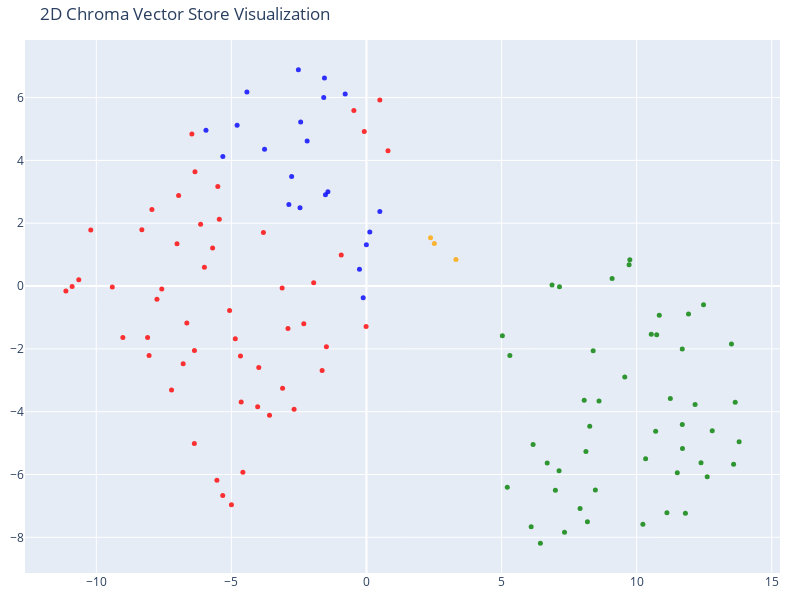

This figure's notebook cell:
### Code cell
# We humans find it easier to visalize things in 2D!
# Reduce the dimensionality of the vectors to 2D using t-SNE
# (t-distributed stochastic neighbor embedding)

tsne = TSNE(n_components=2, random_state=42)
reduced_vectors = tsne.fit_transform(vectors)

# Create the 2D scatter plot
fig = go.Figure(data=[go.Scatter(
    x=reduced_vectors[:, 0],
    y=reduced_vectors[:, 1],
    mode='markers',
    marker=dict(size=5, color=colors, opacity=0.8),
    text=[f"Type: {t}<br>Text: {d[:100]}..." for t, d in zip(doc_types, documents)],
    hoverinfo='text'
)])

fig.update_layout(
    title='2D Chroma Vector Store Visualization',
    scene=dict(xaxis_title='x',yaxis_title='y'),
    width=800,
    height=600,
    margin=dict(r=20, b=10, l=10, t=40)
)

fig.show()

### Figure 1 — Plotly figure (JSON) as saved in the notebook; plotly's stock layout.template omitted (floating-point values rounded to 4 significant figures)
{"data": [{"hoverinfo": "text", "marker": {"color": ["blue", "blue", "blue", "blue", "blue", "blue", "blue", "blue", "blue", "blue", "blue", "blue", "blue", "blue", "blue", "blue", "blue", "blue", "blue", "blue", "blue", "red", "red", "red", "red", "red", "red", "red", "red", "red", "red", "red", "red", "red", "red", "red", "red", "red", "red", "red", "red", "red", "red", "red", "red", "red", "red", "red", "red", "red", "red", "red", "red", "red", "red", "red", "red", "red", "red", "red", "red", "red", "red", "red", "red", "red", "red", "red", "red", "red", "red", "red", "red", "orange", "orange", "orange", "green", "green", "green", "green", "green", "green", "green", "green", "green", "green", "green", "green", "green", "green", "green", "green", "green", "green", "green", "green", "green", "green", "green", "green", "green", "green", "green", "green", "green", "green", "green", "green", "green", "green", "green", "green", "green", "green", "green", "green", "green", "green", "green", "green", "green", "green", "green"], "opacity": 0.8, "size": 5}, "mode": "markers", "text": ["Type: products<br>Text: # Product Summary\n\n# Rellm: AI-Powered Enterprise Reinsurance Solution\n\n## Summary\n\nRellm is an inno...", "Type: products<br>Text: ### Seamless Integrations\nRellm's architecture is designed for effortless integration with existing ...", "Type: products<br>Text: ### Regulatory Compliance Tools\nRellm includes built-in compliance tracking features to help organiz...", "Type: products<br>Text: Join the growing number of organizations leveraging Rellm to enhance their reinsurance processes whi...", "Type: products<br>Text: Experience the future of reinsurance with Rellm, where innovation meets reliability. Let Insurellm h...", "Type: products<br>Text: # Product Summary\n\n# Markellm\n\n## Summary\n\nMarkellm is an innovative two-sided marketplace designed ...", "Type: products<br>Text: - **User-Friendly Interface**: Designed with user experience in mind, Markellm features an intuitive...", "Type: products<br>Text: - **Customer Support**: Our dedicated support team is always available to assist both consumers and ...", "Type: products<br>Text: ### For Insurance Companies:\n- **Basic Listing Fee**: $199/month for a featured listing on the platf...", "Type: products<br>Text: ### Q3 2025\n- Initiate a comprehensive marketing campaign targeting both consumers and insurers to i...", "Type: products<br>Text: # Product Summary\n\n# Homellm\n\n## Summary\nHomellm is an innovative home insurance product developed b...", "Type: products<br>Text: ### 2. Dynamic Pricing Model\nWith Homellm's innovative dynamic pricing model, insurance providers ca...", "Type: products<br>Text: ### 5. Multi-Channel Integration\nHomellm seamlessly integrates into existing insurance platforms, pr...", "Type: products<br>Text: - **Basic Tier:** Starting at $5,000/month for small insurers with basic integration features.\n- **S...", "Type: products<br>Text: All tiers include a comprehensive training program and ongoing updates to ensure optimal performance...", "Type: products<br>Text: With Homellm, Insurellm is committed to transforming the landscape of home insurance, ensuring both ...", "Type: products<br>Text: # Product Summary\n\n# Carllm\n\n## Summary\n\nCarllm is an innovative auto insurance product developed by...", "Type: products<br>Text: - **Instant Quoting**: With Carllm, insurance companies can offer near-instant quotes to customers, ...", "Type: products<br>Text: - **Mobile Integration**: Carllm is designed to work seamlessly with mobile applications, providing ...", "Type: products<br>Text: - **Professional Tier**: $2,500/month\n  - For medium-sized companies.\n  - All Basic Tier features pl...", "Type: products<br>Text: ### Q2 2025: Customer Experience Improvements\n- Launch of a new **mobile app** for end-users.\n- Intr...", "Type: contracts<br>Text: # Contract with GreenField Holdings for Markellm\n\n**Effective Date:** November 15, 2023  \n**Contract...", "Type: contracts<br>Text: ## Renewal\n1. **Automatic Renewal**: This contract will automatically renew for sequential one-year ...", "Type: contracts<br>Text: ## Features\n1. **AI-Powered Matching**: Access to advanced algorithms that connect GreenField Holdin...", "Type: contracts<br>Text: ## Support\n1. **Customer Support Access**: The Client will have access to dedicated support through ...", "Type: contracts<br>Text: **Signatures:**  \n_________________________                           _________________________  \n**...", "Type: contracts<br>Text: # Contract with Apex Reinsurance for Rellm: AI-Powered Enterprise Reinsurance Solution\n\n## Terms\n\n1....", "Type: contracts<br>Text: ## Renewal\n\n1. **Automatic Renewal**: This Agreement will automatically renew for successive one-yea...", "Type: contracts<br>Text: 2. **Seamless Integrations**: The architecture of Rellm allows for easy integration with existing sy...", "Type: contracts<br>Text: 1. **Technical Support**: Provider shall offer dedicated technical support to the Client via phone, ...", "Type: contracts<br>Text: **Insurellm, Inc.**  \n_____________________________  \nAuthorized Signature   \nDate: ________________...", "Type: contracts<br>Text: # Contract with Greenstone Insurance for Homellm\n\n---\n\n## Terms\n\n1. **Parties**: This Contract (\"Agr...", "Type: contracts<br>Text: 4. **Payment Terms**: \n   - The Customer shall pay an amount of $10,000 per month for the Standard T...", "Type: contracts<br>Text: ---\n\n## Features\n\n- **AI-Powered Risk Assessment**: Customer will have access to enhanced risk evalu...", "Type: contracts<br>Text: - **Customer Portal**: A dedicated portal will be provided, allowing the Customer's clients to manag...", "Type: contracts<br>Text: ______________________________  \n[Name], [Title]  \nDate: ______________________\n\n**For Greenstone In...", "Type: contracts<br>Text: # Contract with Roadway Insurance Inc. for Carllm\n\n---\n\n## Terms\n\n1. **Agreement Effective Date**: T...", "Type: contracts<br>Text: ---\n\n## Renewal\n\n1. **Automatic Renewal**: This agreement will automatically renew for an additional...", "Type: contracts<br>Text: ---\n\n## Features\n\n1. **Access to Core Features**: Roadway Insurance Inc. will have access to all Pro...", "Type: contracts<br>Text: ---\n\n## Support\n\n1. **Technical Support**: Roadway Insurance Inc. will receive priority technical su...", "Type: contracts<br>Text: # Contract with Stellar Insurance Co. for Rellm\n\n## Terms\nThis contract is made between **Insurellm*...", "Type: contracts<br>Text: ### Termination\nEither party may terminate this agreement with a **30-day written notice**. In the e...", "Type: contracts<br>Text: ## Features\nStellar Insurance Co. will receive access to the following features of the Rellm product...", "Type: contracts<br>Text: ## Support\nInsurellm provides Stellar Insurance Co. with the following support services:\n\n- **24/7 T...", "Type: contracts<br>Text: # Contract with TechDrive Insurance for Carllm\n\n**Contract Date:** October 1, 2024  \n**Contract Dura...", "Type: contracts<br>Text: ## Renewal\n\n1. **Automatic Renewal**: This contract shall automatically renew for additional one-yea...", "Type: contracts<br>Text: ## Support\n\n1. **Customer Support**: Insurellm will provide 24/7 customer support to TechDrive Insur...", "Type: contracts<br>Text: **TechDrive Insurance Representative:**  \nName: Sarah Johnson  \nTitle: Operations Director  \nDate: _...", "Type: contracts<br>Text: # Contract with Belvedere Insurance for Markellm\n\n## Terms\nThis Contract (\"Agreement\") is made and e...", "Type: contracts<br>Text: ## Renewal\n1. **Renewal Terms**: This Agreement may be renewed for additional one-year terms upon mu...", "Type: contracts<br>Text: ## Features\n1. **AI-Powered Matching**: Belvedere Insurance will benefit from Markellm's AI-powered ...", "Type: contracts<br>Text: ## Support\n1. **Technical Support**: Technical support will be available from 9 AM to 7 PM EST, Mond...", "Type: contracts<br>Text: **Belvedere Insurance**  \nSignature: ______________________  \nName: [Authorized Signatory]  \nTitle: ...", "Type: contracts<br>Text: # Contract with Velocity Auto Solutions for Carllm\n\n**Contract Date:** October 1, 2023  \n**Contract ...", "Type: contracts<br>Text: ## Renewal\n\n1. **Automatic Renewal**: This contract will automatically renew for successive 12-month...", "Type: contracts<br>Text: ## Support\n\n1. **Customer Support**: Velocity Auto Solutions will have access to Insurellm’s custome...", "Type: contracts<br>Text: # Contract with GreenValley Insurance for Homellm\n\n**Contract Date:** October 6, 2023  \n**Contract N...", "Type: contracts<br>Text: 4. **Confidentiality:** Both parties agree to maintain the confidentiality of proprietary informatio...", "Type: contracts<br>Text: 1. **AI-Powered Risk Assessment:** Access to advanced AI algorithms for real-time risk evaluations.\n...", "Type: contracts<br>Text: 3. **Regular Updates:** Insurellm will offer ongoing updates and enhancements to the Homellm platfor...", "Type: contracts<br>Text: # Contract with EverGuard Insurance for Rellm: AI-Powered Enterprise Reinsurance Solution\n\n**Contrac...", "Type: contracts<br>Text: 4. **Usage Rights**: EverGuard Insurance is granted a non-exclusive, non-transferable license to acc...", "Type: contracts<br>Text: 1. **Core Functionality**: Rellm provides EverGuard Insurance with advanced AI-driven analytics, sea...", "Type: contracts<br>Text: 1. **Customer Support**: Insurellm will provide EverGuard Insurance with 24/7 customer support, incl...", "Type: contracts<br>Text: ---\n\n**Signatures**  \n**For Insurellm**: __________________________  \n**Name**: John Smith  \n**Title...", "Type: contracts<br>Text: # Contract with BrightWay Solutions for Markellm\n\n**Contract Date:** October 5, 2023  \n**Contract ID...", "Type: contracts<br>Text: 3. **Service Level Agreement (SLA):**  \n   Insurellm commits to a 99.9% uptime for the platform with...", "Type: contracts<br>Text: 2. **Real-Time Quote Availability:**  \n   Consumers sourced via BrightWay Solutions will receive rea...", "Type: contracts<br>Text: 3. **Training and Onboarding:**  \n   Insurellm agrees to provide one free training session on how to...", "Type: contracts<br>Text: # Contract with Pinnacle Insurance Co. for Homellm\n\n## Terms\nThis contract (\"Contract\") is entered i...", "Type: contracts<br>Text: ## Renewal\n1. **Renewal Terms**: At the end of the initial term, this Contract shall automatically r...", "Type: contracts<br>Text: ## Features\n1. **AI-Powered Risk Assessment**: Utilized for tailored underwriting decisions specific...", "Type: contracts<br>Text: ## Support\n1. **Technical Support**: Insurellm shall provide 24/7 technical support via an email and...", "Type: company<br>Text: # Overview of Insurellm\n\nInsurellm is an innovative insurance tech firm with 200 employees across th...", "Type: company<br>Text: # Careers at Insurellm\n\nInsurellm is hiring! We are looking for talented software engineers, data sc...", "Type: company<br>Text: # About Insurellm\n\nInsurellm was founded by Avery Lancaster in 2015 as an insurance tech startup des...", "Type: employees<br>Text: # HR Record\n\n# Alex Chen\n\n## Summary\n- **Date of Birth:** March 15, 1990  \n- **Job Title:** Backend ...", "Type: employees<br>Text: ## Annual Performance History\n- **2020:**  \n  - Completed onboarding successfully.  \n  - Met expecta...", "Type: employees<br>Text: ## Compensation History\n- **2020:** Base Salary: $80,000  \n- **2021:** Base Salary Increase to $90,0...", "Type: employees<br>Text: Alex Chen continues to be a vital asset at Insurellm, contributing significantly to innovative backe...", "Type: employees<br>Text: # HR Record\n\n# Oliver Spencer\n\n## Summary\n- **Date of Birth**: May 14, 1990  \n- **Job Title**: Backe...", "Type: employees<br>Text: ## Annual Performance History\n- **2018**: **3/5** - Adaptable team player but still learning to take...", "Type: employees<br>Text: ## Compensation History\n- **March 2018**: Initial salary of $80,000.\n- **July 2019**: Salary increas...", "Type: employees<br>Text: # HR Record\n\n# Emily Tran\n\n## Summary\n- **Date of Birth:** March 18, 1991  \n- **Job Title:** Digital...", "Type: employees<br>Text: - **January 2017 - May 2018**: Marketing Intern  \n  - Supported the Marketing team by collaborating ...", "Type: employees<br>Text: - **2021**:  \n  - Performance Rating: Meets Expectations  \n  - Key Achievements: Contributed to the ...", "Type: employees<br>Text: - **Professional Development Goals**:  \n  - Emily Tran aims to become a Marketing Manager within the...", "Type: employees<br>Text: # HR Record\n\n# Jordan Blake\n\n## Summary\n- **Date of Birth:** March 15, 1993  \n- **Job Title:** Sales...", "Type: employees<br>Text: ## Annual Performance History\n- **2021:** First year at Insurellm; achieved 90% of monthly targets. ...", "Type: employees<br>Text: ## Other HR Notes\n- Jordan has shown an interest in continuing education, actively participating in ...", "Type: employees<br>Text: # Avery Lancaster\n\n## Summary\n- **Date of Birth**: March 15, 1985  \n- **Job Title**: Co-Founder & Ch...", "Type: employees<br>Text: - **2010 - 2013**: Business Analyst at Edge Analytics  \n  Prior to joining Innovate, Avery worked as...", "Type: employees<br>Text: - **2018**: **Exceeds Expectations**  \n  Under Avery’s pivoted vision, Insurellm launched two new su...", "Type: employees<br>Text: - **2022**: **Satisfactory**  \n  Avery focused on rebuilding team dynamics and addressing employee c...", "Type: employees<br>Text: ## Compensation History\n- **2015**: $150,000 base salary + Significant equity stake  \n- **2016**: $1...", "Type: employees<br>Text: ## Other HR Notes\n- **Professional Development**: Avery has actively participated in leadership trai...", "Type: employees<br>Text: # HR Record\n\n# Maxine Thompson\n\n## Summary\n- **Date of Birth:** January 15, 1991  \n- **Job Title:** ...", "Type: employees<br>Text: ## Insurellm Career Progression\n- **January 2017 - October 2018**: **Junior Data Engineer**  \n  * Ma...", "Type: employees<br>Text: ## Annual Performance History\n- **2017**: *Meets Expectations*  \n  Maxine showed potential in her ro...", "Type: employees<br>Text: - **2021**: *Exceeds Expectations*  \n  Maxine spearheaded the transition to a new data warehousing s...", "Type: employees<br>Text: ## Compensation History\n- **2017**: $70,000 (Junior Data Engineer)  \n- **2018**: $75,000 (Junior Dat...", "Type: employees<br>Text: # Samantha Greene\n\n## Summary\n- **Date of Birth:** October 14, 1990\n- **Job Title:** HR Generalist\n-...", "Type: employees<br>Text: ## Annual Performance History\n- **2020:** Exceeds Expectations  \n  Samantha Greene demonstrated exce...", "Type: employees<br>Text: ## Compensation History\n- **2020:** Base Salary - $55,000  \n  The entry-level salary matched industr...", "Type: employees<br>Text: - **2023:** Base Salary - $70,000  \n  Recognized for substantial improvement in employee relations m...", "Type: employees<br>Text: # HR Record\n\n# Alex Thomson\n\n## Summary\n- **Date of Birth:** March 15, 1995  \n- **Job Title:** Sales...", "Type: employees<br>Text: ## Annual Performance History  \n- **2022** - Rated as \"Exceeds Expectations.\" Alex Thomson achieved ...", "Type: employees<br>Text: ## Other HR Notes\n- Alex Thomson is an active member of the Diversity and Inclusion committee at Ins...", "Type: employees<br>Text: # HR Record\n\n# Samuel Trenton\n\n## Summary\n- **Date of Birth:** April 12, 1989  \n- **Job Title:** Sen...", "Type: employees<br>Text: ## Annual Performance History\n- **2023:** Rating: 4.5/5  \n  *Samuel exceeded expectations, successfu...", "Type: employees<br>Text: ## Compensation History\n- **2023:** Base Salary: $115,000 + Bonus: $15,000  \n  *Annual bonus based o...", "Type: employees<br>Text: - **Engagement in Company Culture:** Regularly participates in team-building events and contributes ...", "Type: employees<br>Text: # HR Record\n\n# Alex Harper\n\n## Summary\n- **Date of Birth**: March 15, 1993  \n- **Job Title**: Sales ...", "Type: employees<br>Text: ## Annual Performance History  \n- **2021**:  \n  - **Performance Rating**: 4.5/5  \n  - **Key Achievem...", "Type: employees<br>Text: - **2022**:  \n  - **Base Salary**: $65,000 (Promotion to Senior SDR)  \n  - **Bonus**: $13,000 (20% o...", "Type: employees<br>Text: # HR Record\n\n# Jordan K. Bishop\n\n## Summary\n- **Date of Birth:** March 15, 1990\n- **Job Title:** Fro...", "Type: employees<br>Text: ## Annual Performance History\n- **2019:** Exceeds Expectations - Continuously delivered high-quality...", "Type: employees<br>Text: ## Compensation History\n- **June 2018:** Starting Salary - $85,000\n- **June 2019:** Salary Increase ...", "Type: employees<br>Text: ## Other HR Notes\n- Jordan K. Bishop has been an integral part of club initiatives, including the In...", "Type: employees<br>Text: # HR Record\n\n# Emily Carter\n\n## Summary\n- **Date of Birth:** August 12, 1990  \n- **Job Title:** Acco...", "Type: employees<br>Text: - **2017-2019:** Marketing Intern  \n  - Assisted with market research and campaign development for s...", "Type: employees<br>Text: ## Compensation History\n| Year | Base Salary | Bonus         | Total Compensation |\n|------|--------...", "Type: employees<br>Text: Emily Carter exemplifies the kind of talent that drives Insurellm's success and is an invaluable ass..."], "type": "scatter", "x": [-4.788, -5.941, -5.316, -3.772, -4.426, 0.1226, -0.004231, -0.2591, -0.1218, 0.4943, -1.556, -0.7885, -1.582, -2.196, -2.436, -2.521, -1.427, -1.519, -2.46, -2.873, -2.77, -1.642, -10.65, 0.7965, -0.01429, -5.319, -5.999, -7.012, -6.462, -5.067, -5.536, -3.105, -10.21, -0.4668, -3.987, -4.999, -9.017, -9.408, -3.815, -6.649, -7.941, -8.314, -6.347, -6.953, -8.047, -7.755, -6.785, -7.215, -1.484, -11.13, -0.9346, -4.855, -4.575, -8.101, -7.577, -6.368, -3.589, -4.028, -0.08102, -4.638, -5.696, -6.139, -5.503, -5.448, -6.371, -2.32, -3.122, -1.955, -2.906, -2.679, -10.9, 0.4941, -4.664, 2.37, 3.311, 2.511, 7.905, 10.74, 12.38, 5.03, 8.177, 10.54, 12.61, 8.263, 8.606, 10.7, 8.058, 6.992, 11.7, 6.095, 6.868, 9.091, 9.72, 9.747, 13.59, 7.143, 5.211, 13.51, 11.92, 12.47, 13.65, 10.23, 11.69, 11.8, 11.12, 6.689, 11.25, 6.166, 8.472, 12.16, 12.8, 8.39, 7.128, 11.69, 10.33, 7.329, 10.84, 13.79, 6.437, 8.122, 9.56, 11.5, 5.307], "y": [5.122, 4.958, 4.123, 4.352, 6.179, 1.722, 1.314, 0.5352, -0.3715, 2.374, 6.625, 6.111, 5.999, 4.62, 5.222, 6.885, 3.0, 2.91, 2.494, 2.6, 3.491, -2.689, 0.198, 4.31, -1.285, -6.666, 0.5963, 1.348, 4.837, -0.7783, -6.187, -3.256, 1.787, 5.588, -2.591, -6.964, -1.638, -0.03378, 1.707, -1.176, 2.436, 1.79, 3.64, 2.883, -2.21, -0.4237, -2.476, -3.31, -1.935, -0.1544, 0.9902, -1.675, -5.929, -1.642, -0.09126, -2.055, -4.111, -3.843, 4.92, -3.69, 1.214, 1.968, 3.172, 2.129, -5.012, -1.2, -0.06106, 0.1018, -1.353, -3.921, -0.01296, 5.921, -2.224, 1.54, 0.843, 1.357, -7.086, -1.553, -5.627, -1.581, -7.506, -1.534, -6.074, -4.463, -3.66, -4.623, -3.635, -6.505, -5.176, -7.662, 0.03022, 0.2412, 0.6804, 0.8353, -5.671, -0.01988, -6.405, -1.844, -0.89, -0.5983, -3.702, -7.584, -2.003, -7.233, -7.217, -5.633, -3.583, -5.044, -6.494, -3.769, -4.606, -2.063, -5.883, -4.409, -5.502, -7.838, -0.9282, -4.961, -8.188, -5.267, -2.898, -5.948, -2.213]}], "layout": {"height": 600, "margin": {"b": 10, "l": 10, "r": 20, "t": 40}, "scene": {"xaxis": {"title": {"text": "x"}}, "yaxis": {"title": {"text": "y"}}}, "title": {"text": "2D Chroma Vector Store Visualization"}, "width": 800}}
